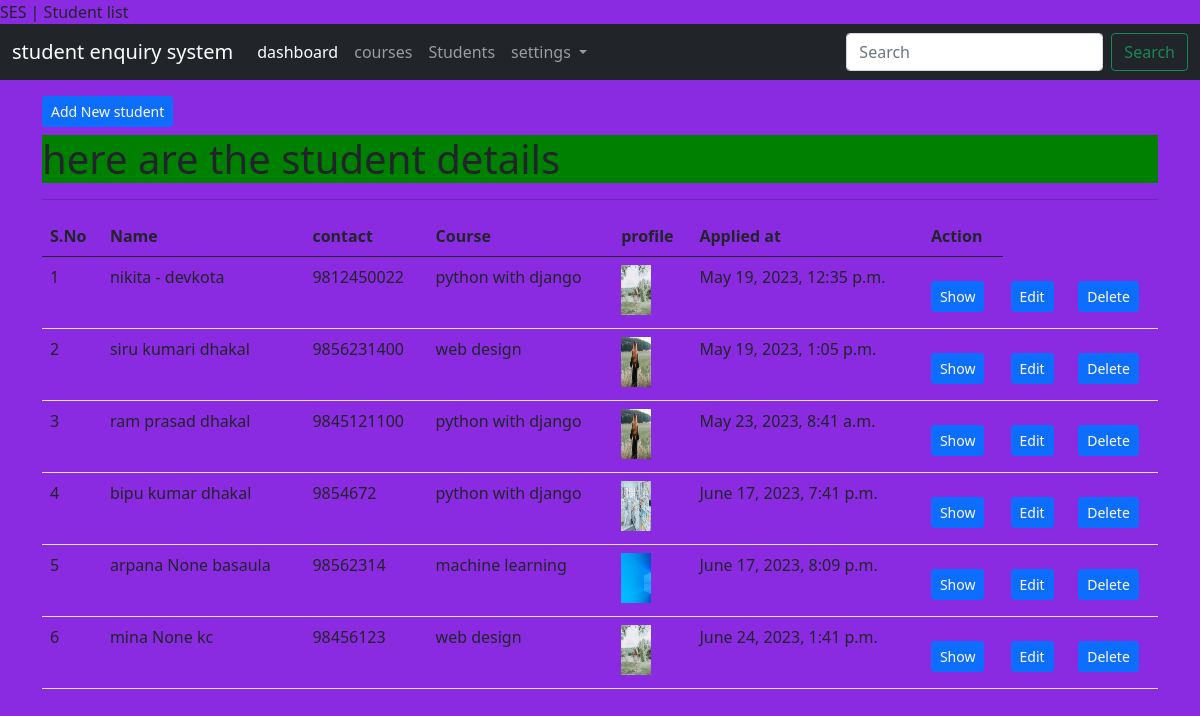
The app's page /students/list/ (signed in) with its own data.
### app_students/models.py (models this page shows, shortened)
class StudentModel(models.Model):
    first_name=models.CharField(max_length=200)
    middle_name=models.CharField(max_length=200,null=True,blank=True)
    last_name=models.CharField(max_length=200)
    email=models.EmailField(unique=True)
    contact=models.CharField(max_length=200)
    address=models.CharField(max_length=200)
    current_degree=models.CharField(max_length=200)
    profile_img=models.FileField(upload_to='students/profile/',null=True,blank=True)
    course=models.ForeignKey(CourseModel,on_delete=models.CASCADE)
    created_at=models.DateTimeField(auto_now_add=True)
    user=models.ForeignKey(User,on_delete=models.CASCADE)
    class Meta:
        db_table="tbl_students"

### app_courses/models.py (models this page shows, shortened)
class CourseModel(models.Model):
    course_name=models.CharField(max_length=200)
    course_code=models.CharField(max_length=100)
    class Meta:
        db_table="tbl_courses"

### app_students/views.py (the view)
# urls.py: path('list/',views.student_index,name='student-index'),
@login_required(login_url='/login')
def  student_index(request):
     students = StudentModel.objects.filter(user=request.user)
     context={
          "students":students,
          "title":"SES | Student list",
          "body_title":"here are the student details"
     }
     return render(request,"students/index.html",context)

### templates/students/index.html (shortened to what this page needs)
{% extends 'layouts/master.html' %}
{% load static %}
{% block custom_css %}
<link rel="stylesheet" href="{% static 'css/style.css' %}">
{% endblock %}
{% block content %}
<div class="container">
    <a href="{% url 'student-create' %}" class="btn btn-primary btn-sm mt-3 mb-2">Add New student</a>
    <h1 style="background-color:green;">{{ body_title }}</h1>
    <hr>
    <table class="table table-hover">
        <thead>
            <tr>
                <th>S.No</th>
                <th> Name</th>
                <th>contact</th>
                <th>Course</th>
                <th>profile</th>
                <th>Applied at</th>
                <th>Action</th>
            </tr>
        </thead>
        <tbody>
            {% for val in students %}
            <tr>
                <td>{{forloop.counter}}</td>
                <td>{{val.first_name}} {{val.middle_name}} {{val.last_name}}</td>
               <td>{{val.contact}}</td>
               <td>{{val.course.course_name}}</td>
               <td><img src="{{ val.profile_img.url }}" alt="" width="30" height="50"></td>
               <td>{{val.created_at}}</td>
                <td><a href="{% url 'student-show' val.id %}"
                    class="btn btn-primary btn-sm mt-3 mb-2">Show</a></td>
                <td><a href="{% url 'student-edit' val.id %}"
                    class="btn btn-primary btn-sm mt-3 mb-2">Edit</a></td>
                <td><a href="{% url 'student-delete' val.id %}"
                    class="btn btn-primary btn-sm mt-3 mb-2">Delete</a></td>
            </tr>
            {% endfor %}
        </tbody>
    </table>
</div>
{% endblock %}

### templates/layouts/master.html (shortened to what this page needs)
<!doctype html>
<html lang="en">
  <head>
     {% load static %}
    <link rel="stylesheet" href="{% static 'css/bootstrap.min.css' %}">
    <link rel="stylesheet" href="{% static 'css/bootstrap.css' %}">
    <link rel="stylesheet" href="{% static 'css/bootstrap-utilities.min.css' %}">
     <link rel="stylesheet" href="https://cdnjs.cloudflare.com/ajax/libs/font-awesome/6.4.0/css/all.min.css" />
    {% block custom_css %}
        {%endblock %}
  </head>
  <body>
    <nav class="navbar navbar-expand-lg navbar-dark bg-dark">
        <div class="container-fluid">
          <a class="navbar-brand" href="#">student enquiry system</a>
          <div class="collapse navbar-collapse" id="navbarSupportedContent">
            <ul class="navbar-nav me-auto mb-2 mb-lg-0">
              <li class="nav-item">
                <a class="nav-link active" aria-current="page" href="{% url 'dashboard' %}">dashboard</a>
              </li>
              <li class="nav-item">
                <a class="nav-link" href="{% url 'course-index' %}">courses</a>
              </li>
              <li class="nav-item">
                <a class="nav-link" href="{% url 'student-index' %}">Students</a>
              </li>
              <li class="nav-item dropdown">
                <a class="nav-link dropdown-toggle" href="#" id="navbarDropdown" role="button" data-bs-toggle="dropdown" aria-expanded="false">
                  settings
                </a>
              </li>
            </ul>
            <form class="d-flex">
              <input class="form-control me-2" type="search" placeholder="Search" aria-label="Search">
              <button class="btn btn-outline-success" type="submit">Search</button>
            </form>
          </div>
        </div>
      </nav>
      {% block content %}
      {%endblock %}
  </body>
</html>

### static/css/style.css (style rules this page uses)
body { background-color: blueviolet; }

### records on screen
StudentModel: first_name "nikita", middle_name "-", last_name "devkota", contact "9812450022", course.course_name "python with django", profile_img (picture), created_at "May 19, 2023, 12:35 p.m."
StudentModel: first_name "siru", middle_name "kumari", last_name "dhakal", contact "9856231400", course.course_name "web design", profile_img (picture), created_at "May 19, 2023, 1:05 p.m."
StudentModel: first_name "ram", middle_name "prasad", last_name "dhakal", contact "9845121100", course.course_name "python with django", profile_img (picture), created_at "May 23, 2023, 8:41 a.m."
StudentModel: first_name "bipu", middle_name "kumar", last_name "dhakal", contact "9854672", course.course_name "python with django", profile_img (picture), created_at "June 17, 2023, 7:41 p.m."
StudentModel: first_name "arpana", middle_name "None", last_name "basaula", contact "98562314", course.course_name "machine learning", profile_img (picture), created_at "June 17, 2023, 8:09 p.m."
StudentModel: first_name "mina", middle_name "None", last_name "kc", contact "98456123", course.course_name "web design", profile_img (picture), created_at "June 24, 2023, 1:41 p.m."

### other values on screen
{{ body_title }} "here are the student details"
